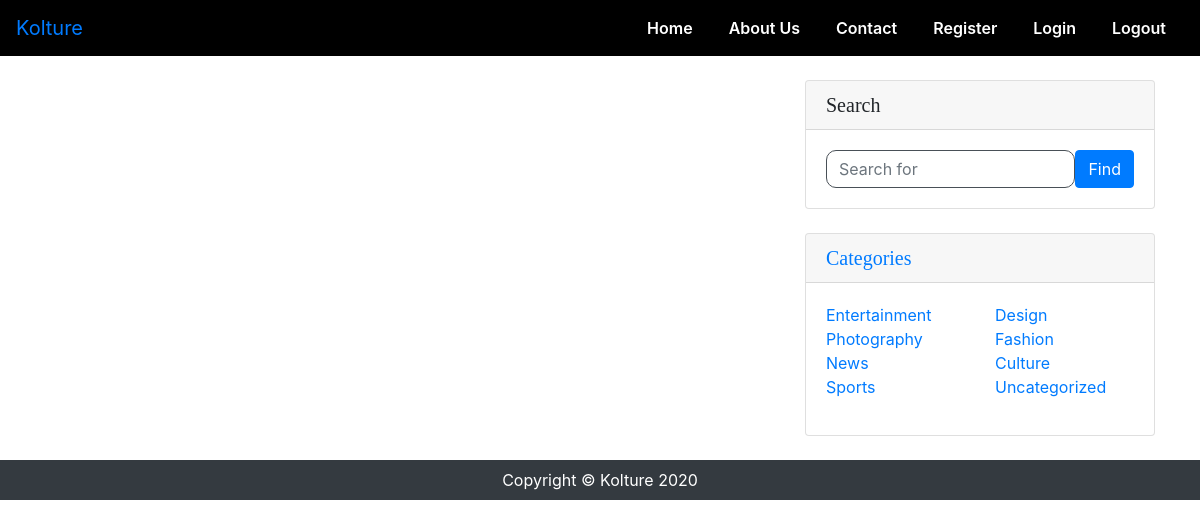
Screenshot of /home/drafts/ with the database file from the repository.
### blog/models.py (models this page shows, shortened)
class Category(models.Model):
    name = models.CharField(max_length=200)
    def __str__(self):
        return self.name

### blog/views.py (the view)
# urls.py: path('home/drafts/', views.post_draft_list, name='draft-post'),
def post_draft_list(request):
    posts = Post.objects.filter(status=0).order_by('created_on')
    cat_menu_list = Category.objects.all()
    return render(request, 'blog/drafts.html', {'posts': posts, 'cat_menu_list': cat_menu_list})

### blog/context_processors.py (called while the page is built)
def posts(request):
    return {
        'all_posts': Post.objects.order_by('created_on'),
    }

### blog/templates/blog/drafts.html (shortened to what this page needs)
{% extends "blog/base.html" %}
{% block content %}
<div class="col-md-8">
</div>
 {% endblock %}

### blog/templates/blog/base.html (shortened to what this page needs)
{% load static %}
<!DOCTYPE html>
<html lang="en">
<head>
    <link rel="stylesheet" href="{% static 'blog/base.css' %}">
    <link rel="stylesheet" href="https://stackpath.bootstrapcdn.com/bootstrap/4.5.0/css/bootstrap.min.css">
    <link rel="stylesheet" href="https://stackpath.bootstrapcdn.com/font-awesome/4.7.0/css/font-awesome.min.css">
</head>
<body>
  <section id="nav-bar">
    <nav class="navbar navbar-expand-lg navbar-lig">
      <a class="navbar-brand" href="{% url 'kolture' %}">Kolture</a>
      <div class="collapse navbar-collapse" id="navbarSupportedContent">
          <ul class="navbar-nav ml-auto">
            <li class="nav-item active">
              <a class="nav-link" href="{% url 'blog-home' %}">Home</a>
            </li>
            <li class="nav-item">
              <a class="nav-link" href="{% url 'about' %}">About Us</a>
            </li>
            <li class="nav-item">
                <a class="nav-link" href="#">Contact</a>
            </li>
            {% if user.is_authenticated %}
              <li class="nav-item dropdown">
                <a class="nav-link dropdown-toggle" href="#" id="dropdown10" data-toggle="dropdown" aria-haspopup="true" aria-expanded="false" role="button">{{request.user.username}}</a>
                <div class="dropdown-menu" aria-labelledby="dropdown10">
                  {% if user.profile.id %}
                  <a class="dropdown-item" href="{% url 'profile_page' user.profile.id %}">Profile</a>
                  <a class="dropdown-item" href="{% url 'edit_profile_page' user.profile.id %}">Update Profile</a>
                  {% else %}
                  <a class="dropdown-item" href="{% url 'create_profile_page' %}">Create Profile</a>
                  {% endif %}
                  <a class="dropdown-item" href="{% url 'edit_profile' %}">Settings</a>
                </div>
              </li>
              {% else %}
              <li class="nav-item">
                <a class="nav-link" href="{% url 'register' %}">Register</a>
              </li>
              <li class="nav-item">
                <a class="nav-link" href="{% url 'login' %}">Login</a>
              </li>
            {% endif %}
            <li class="nav-item">
              <a class="nav-link" href="{% url 'logout' %}" tabindex="-1" aria-disabled="true">Logout</a>
            </li>
          </ul>
      </div>
    </nav>
  </section>
<div class="container">
<div class="row">
{% block content %}{% endblock content%}
{% block sidebar %}
<div class="col-md-4">
  <div class="card my-4">
    <h5 class="card-header">Search</h5>
    <div class="card-body">
      <form action="{% url 'search' %}" class="input-group d-inline-block" method="get">
        <div class="d-flex">
          <input type="text" class="form-control" placeholder="Search for" name="q" value="{{ request.GET.q }}">
          <button type="submit" class="btn btn-primary" >Find</button>
        </div>
      </form>
    </div>
  </div>
{% block categories_sidebar %}
  <div class="card my-4">
    <a href="{% url 'category-list' %}"><h5 class="card-header">Categories</h5></a>
    <div class="card-body">
      <div class="row">
        {% if cat_menu_list %}
        <div class="col-lg-6">
          <ul class="list-unstyled">
            {% for item in cat_menu_list %}
            {% cycle 'odd' 'even' as state silent %}
            {% if state == 'odd' %}
            <li>
              <a href="{% url 'category' item %}">{{ item|title }}</a>
            </li>
            {% endif %}
            {% endfor %}
          </ul>
        </div>
        {% endif %}
        {% if cat_menu_list %}
        <div class="col-lg-6">
          <ul class="list-unstyled">
            {% for item in cat_menu_list %}
            {% cycle 'odd' 'even' as state silent %}
            {% if state == 'even' %}
            <li>
              <a href="{% url 'category' item %}">{{ item|title }}</a>
            </li>
            {% endif %}
            {% endfor %}
          </ul>
        </div>
        {% endif %}
      </div>
    </div>
  </div>
{% endblock categories_sidebar %}
</div>
{% endblock sidebar %}
</div>
</div>
  <footer class="py-2 bg-dark">
    <div class="container">
      <div class="row">
        <div class="col-12">
          <p class="m-0 text-center text-white">Copyright &copy; Kolture 2020</p>
        </div>
      </div>
    </div>
  </footer>
</body>
</html>

### blog/static/blog/base.css (style rules this page uses)
* { margin: 0; padding: 0; }
h1, h2, h4, h5, h6 { font-family: "Playfair Display", Georgia, "Times New Roman", serif; }
#nav-bar { position: sticky; top: 0; z-index: 10; background-color: yellow; }
.navbar-nav li { padding: 0 10px; }
.navbar-nav li a { float: right; text-align: left; }
.navbar { background: black; }
.nav-link { color: white !important; font-weight: 600; font-size: 16px; }
.form-control { border-radius: 10px !important; border: 1px solid!important; padding: 5px 15px; }

### rows the page displays
Category: name "Entertainment"
Category: name "Photography"
Category: name "News"
Category: name "Sports"
Category: name "Design"
Category: name "Fashion"
Category: name "Culture"
Category: name "Uncategorized"
